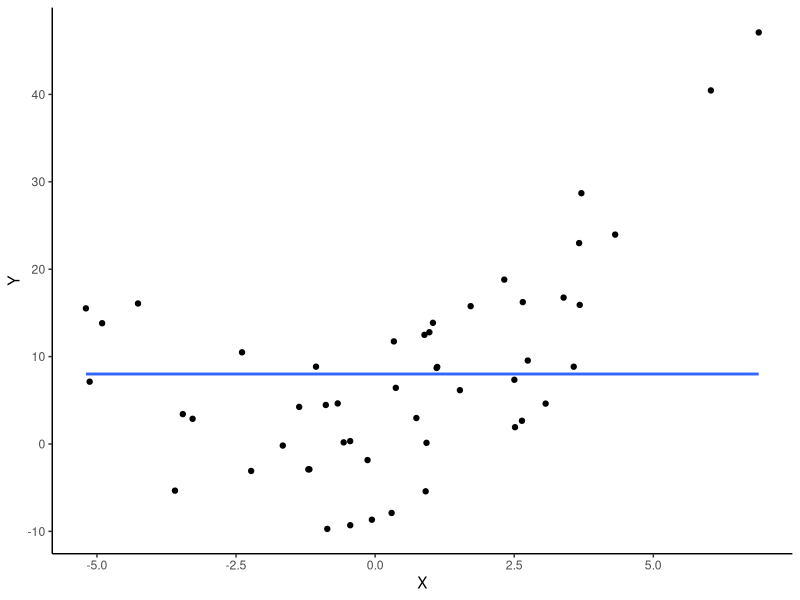
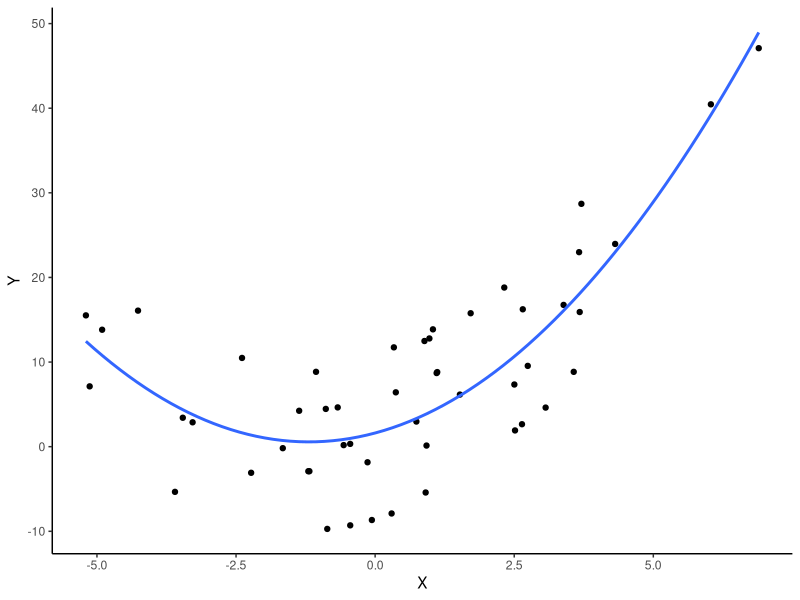
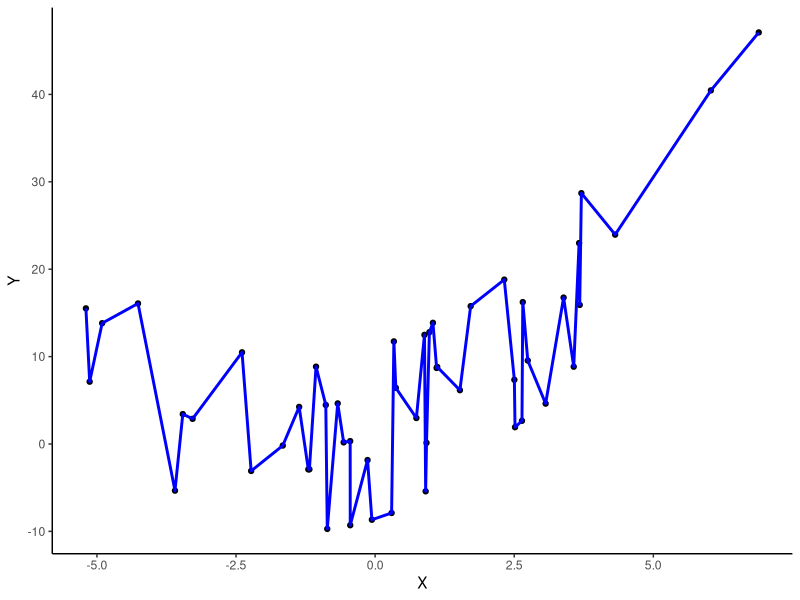

Write R code to recreate these figures, in order.
library(ggplot2)

x <- rnorm(50, 0, 3)
y <- 0.5 + 2 * x + 0.75 * x^2 + rnorm(10, 0, 5)

p0 <- data.frame(X = x, Y = y) |>
  ggplot(aes(X, Y)) +
  geom_point() +
  theme_classic()

p0 + geom_smooth(method = "lm", se = FALSE, formula = y ~ 1)
p0 + geom_smooth(method = "lm", se = FALSE, formula = y ~ x + I(x^2))
p0 + geom_line(color = "blue", linewidth = 1)

f1 <- paste(
  "y ~ x", 
  paste0("I(x^", 2:19, ")", collapse = " + "),
  sep = " + "
  ) |> as.formula()
